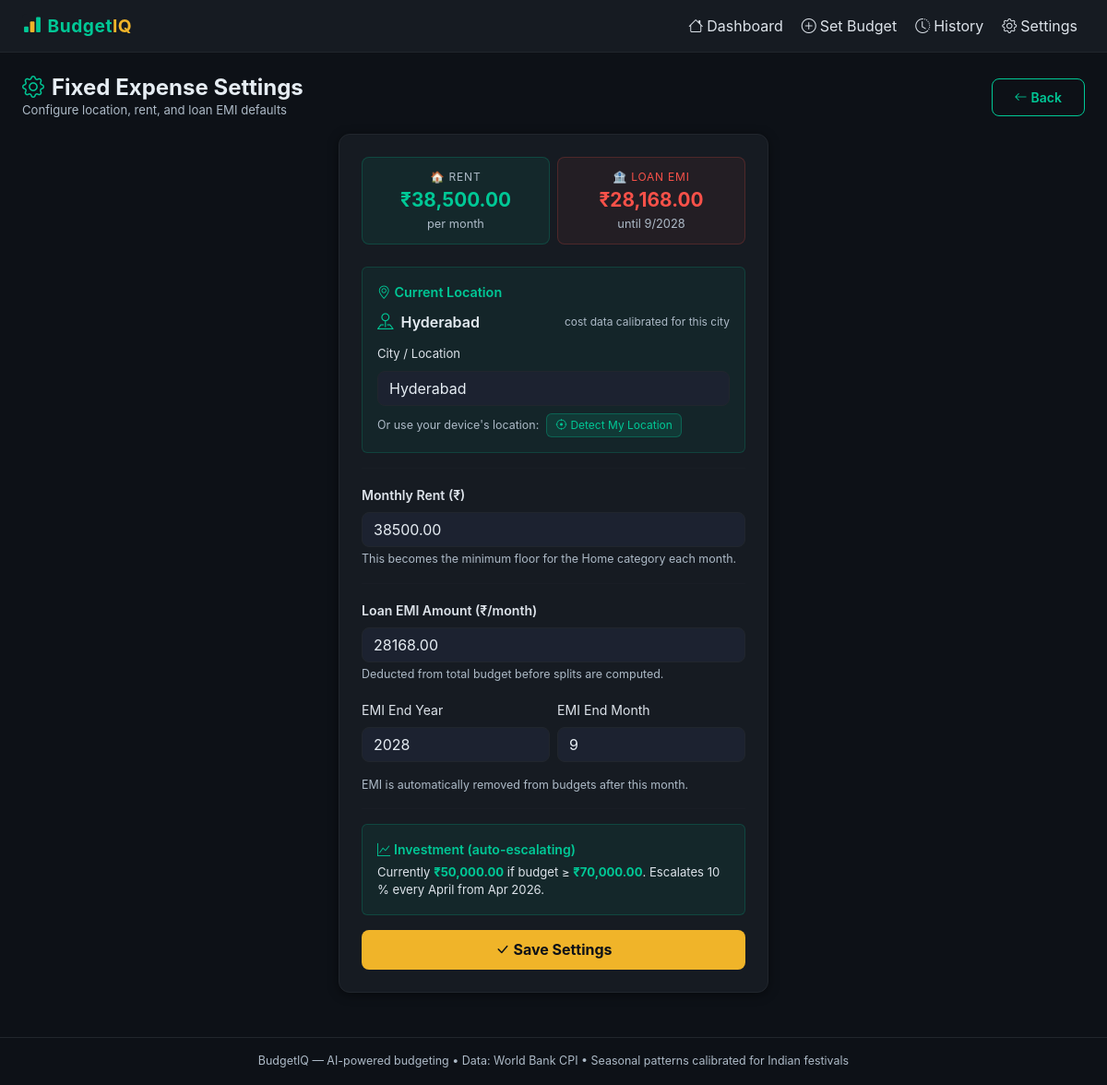
/settings/, run on the app's committed database.
### budget/models.py (models this page shows, shortened)
class AppSettings(models.Model):
    rent_amount    = models.DecimalField(max_digits=10, decimal_places=2, default=38500)
    emi_amount     = models.DecimalField(max_digits=10, decimal_places=2, default=28168)
    emi_end_year   = models.IntegerField(default=2028)
    emi_end_month  = models.IntegerField(default=9)
    location       = models.CharField(max_length=100, default='Hyderabad')
    updated_at     = models.DateTimeField(auto_now=True)
    class Meta:
        verbose_name = 'App Settings'
    @classmethod
    def get(cls):
        obj, _ = cls.objects.get_or_create(pk=1)
        return obj

### budget/views.py (the view)
# urls.py: path('settings/', views.app_settings, name='app_settings'),
def app_settings(request):
    settings = AppSettings.get()
    if request.method == 'POST':
        form = AppSettingsForm(request.POST, instance=settings)
        if form.is_valid():
            form.save()
            messages.success(request, 'Settings saved.')
            return redirect('app_settings')
    else:
        form = AppSettingsForm(instance=settings)
    from .ml_engine import get_investment_parameters
    now = _now_india()
    inv_amt, inv_thresh = get_investment_parameters(now.year, now.month)
    return render(request, 'budget/settings.html', {
        'form': form,
        'settings': settings,
        'location': settings.location,
        'inv_amt': inv_amt,
        'inv_thresh': inv_thresh,
        'supported_cities': SUPPORTED_CITIES,
    })

### budget/ml_engine.py (called while the page is built)
def get_investment_parameters(year: int, month: int) -> tuple[float, float]:
    fy_start = year if month >= 4 else year - 1
    fy_index = max(fy_start - _ESC_FY_START, 0)
    factor   = (1 + _ESC_RATE) ** fy_index
    return round(_BASE_INV_AMOUNT * factor, 2), round(_BASE_INV_THRESH * factor, 2)

### budget/templatetags/budget_filters.py (called while the page is built)
@register.filter
def indian_number(value):
    try:
        d = Decimal(str(value)).quantize(Decimal('0.01'), rounding=ROUND_HALF_UP)
    except Exception:
        return value
    negative = d < 0
    d = abs(d)
    s = str(d)
    integer_str, decimal_str = (s.split('.') + ['00'])[:2]
    decimal_str = decimal_str.ljust(2, '0')[:2]
    if len(integer_str) <= 3:
        formatted = integer_str
    else:
        last3 = integer_str[-3:]
        rest = integer_str[:-3]
        parts = []
        while rest:
            parts.insert(0, rest[-2:] if len(rest) >= 2 else rest)
            rest = rest[:-2]
        formatted = ','.join(parts) + ',' + last3
    return ('-' if negative else '') + formatted + '.' + decimal_str

### budget/views.py (called while the page is built)
def _now_india():
    return timezone.now().astimezone(
        datetime.timezone(datetime.timedelta(hours=5, minutes=30))
    )

### budget/templates/budget/settings.html (shortened to what this page needs)
{% extends "budget/base.html" %}
{% load budget_filters %}
{% block content %}
<div class="row g-3 mb-3 align-items-center">
  <div class="col">
    <h4 class="mb-0 fw-bold">
      <i class="bi bi-gear text-fin me-2"></i>Fixed Expense Settings
    </h4>
    <div class="text-muted" style="font-size:.82rem;">Configure location, rent, and loan EMI defaults</div>
  </div>
  <div class="col-auto">
    <a href="{% url 'dashboard' %}" class="btn btn-fin-outline btn-sm">
      <i class="bi bi-arrow-left me-1"></i>Back
    </a>
  </div>
</div>
<div class="row justify-content-center">
  <div class="col-md-7 col-lg-5">
    <div class="card">
      <div class="card-body p-4">
        <div class="row g-2 mb-4">
          <div class="col-6">
            <div class="stat-pill text-center">
              <div class="label">🏠 Rent</div>
              <div class="value" style="font-size:1.3rem;">₹{{ settings.rent_amount|indian_number }}</div>
              <div class="sub">per month</div>
            </div>
          </div>
          <div class="col-6">
            <div class="stat-pill text-center" style="background:rgba(248,81,73,.06);border-color:rgba(248,81,73,.2);">
              <div class="label" style="color:var(--fin-danger);">🏦 Loan EMI</div>
              <div class="value" style="font-size:1.3rem;color:var(--fin-danger);">₹{{ settings.emi_amount|indian_number }}</div>
              <div class="sub">until {{ settings.emi_end_month }}/{{ settings.emi_end_year }}</div>
            </div>
          </div>
        </div>
        <form method="post">
          <div class="mb-3 p-3 rounded" style="background:rgba(0,200,150,.06);border:1px solid rgba(0,200,150,.18);">
            <div class="fw-semibold mb-2" style="font-size:.9rem;color:var(--fin-primary);">
              <i class="bi bi-geo-alt me-1"></i>Current Location
            </div>
            <div class="d-flex align-items-center gap-2 mb-2">
              <i class="bi bi-pin-map text-fin" style="font-size:1.1rem;flex-shrink:0;"></i>
              <span class="fw-semibold" style="color:var(--fin-text);">{{ settings.location }}</span>
              <span class="ms-auto" style="font-size:.75rem;color:var(--fin-muted);">cost data calibrated for this city</span>
            </div>
            <label class="form-label" style="font-size:.82rem;">{{ form.location.label }}</label>
            {{ form.location }}
            <div class="form-text text-muted mt-2" style="font-size:.78rem;">
              Or use your device's location:
              <button type="button" id="detectLocationBtn" class="btn btn-sm ms-1"
                      style="background:rgba(0,200,150,.12);border:1px solid rgba(0,200,150,.3);color:var(--fin-primary);font-size:.75rem;padding:.2rem .6rem;border-radius:6px;">
                <i class="bi bi-crosshair me-1"></i>Detect My Location
              </button>
            </div>
          </div>
          <hr/>
          <div class="mb-3">
            <label class="form-label fw-semibold">{{ form.rent_amount.label }}</label>
            {{ form.rent_amount }}
            <div class="form-text text-muted" style="font-size:.78rem;">
              This becomes the minimum floor for the Home category each month.
            </div>
          </div>
          <hr/>
          <div class="mb-3">
            <label class="form-label fw-semibold">{{ form.emi_amount.label }}</label>
            {{ form.emi_amount }}
            <div class="form-text text-muted" style="font-size:.78rem;">
              Deducted from total budget before splits are computed.
            </div>
          </div>
          <div class="row g-2 mb-3">
            <div class="col-6">
              <label class="form-label">{{ form.emi_end_year.label }}</label>
              {{ form.emi_end_year }}
            </div>
            <div class="col-6">
              <label class="form-label">{{ form.emi_end_month.label }}</label>
              {{ form.emi_end_month }}
            </div>
          </div>
          <div class="form-text text-muted mb-3" style="font-size:.78rem;">
            EMI is automatically removed from budgets after this month.
          </div>
          <hr/>
          <div class="mb-3 p-3 rounded" style="background:rgba(0,200,150,.07);border:1px solid rgba(0,200,150,.2);">
            <div class="fw-semibold text-fin mb-1" style="font-size:.88rem;">
              <i class="bi bi-graph-up me-1"></i>Investment (auto-escalating)
            </div>
            <div style="font-size:.82rem;color:var(--fin-text-soft);">
              Currently <strong class="text-fin">₹{{ inv_amt|indian_number }}</strong>
              if budget ≥ <strong class="text-fin">₹{{ inv_thresh|indian_number }}</strong>.
              Escalates 10 % every April from Apr 2026.
            </div>
          </div>
          <button type="submit" class="btn btn-gold w-100">
            <i class="bi bi-check-lg me-1"></i>Save Settings
          </button>
        </form>
      </div>
    </div>
  </div>
</div>
{% endblock %}

### budget/templates/budget/base.html (shortened to what this page needs)
{% load static %}
<!DOCTYPE html>
<html lang="en">
<head>
  <link href="https://cdn.jsdelivr.net/npm/bootstrap@5.3.3/dist/css/bootstrap.min.css" rel="stylesheet"/>
  <link href="https://cdn.jsdelivr.net/npm/bootstrap-icons@1.11.3/font/bootstrap-icons.min.css" rel="stylesheet"/>
</head>
<body>
<nav class="navbar navbar-expand-lg">
  <div class="container-fluid px-4">
    <a class="navbar-brand" href="{% url 'dashboard' %}">
      <img src="{% static 'budget/favicon.svg' %}" alt="" width="22" height="22"
           style="vertical-align:-.15em;margin-right:.35rem;">Budget<span>IQ</span>
    </a>
    <div class="collapse navbar-collapse" id="navMenu">
      <ul class="navbar-nav ms-auto gap-1">
        <li class="nav-item">
          <a class="nav-link {% block nav_dashboard %}{% endblock %}" href="{% url 'dashboard' %}">
            <i class="bi bi-house me-1"></i>Dashboard
          </a>
        </li>
        <li class="nav-item">
          <a class="nav-link {% block nav_set %}{% endblock %}" href="{% url 'set_budget' %}">
            <i class="bi bi-plus-circle me-1"></i>Set Budget
          </a>
        </li>
        <li class="nav-item">
          <a class="nav-link {% block nav_history %}{% endblock %}" href="{% url 'history' %}">
            <i class="bi bi-clock-history me-1"></i>History
          </a>
        </li>
        <li class="nav-item">
          <a class="nav-link {% block nav_settings %}{% endblock %}" href="{% url 'app_settings' %}">
            <i class="bi bi-gear me-1"></i>Settings
          </a>
        </li>
      </ul>
    </div>
  </div>
</nav>
<div class="container-fluid px-4 py-4">
  {% block content %}{% endblock %}
</div>
<footer class="text-center py-3 mt-4" style="color:var(--fin-muted); font-size:.78rem; border-top:1px solid var(--fin-border);">
  BudgetIQ &mdash; AI-powered budgeting &bull; Data: World Bank CPI &bull; Seasonal patterns calibrated for Indian festivals
</footer>
</body>
</html>

### budget/templates/budget/base.html (style rules this page uses)
:root { --fin-bg: #0d1117; --fin-surface: #161b22; --fin-border: #21262d; --fin-primary: #00c896; --fin-gold: #f0b429; --fin-muted: #adbac7; --fin-text: #e6edf3; --fin-text-soft: #dde3ea; --fin-danger: #f85149; --fin-card-shadow: 0 2px 12px rgba(0,0,0,.45); }
body { background: var(--fin-bg); color: var(--fin-text); font-family: 'Inter', system-ui, sans-serif; min-height: 100vh; }
.navbar { background: var(--fin-surface) !important; border-bottom: 1px solid var(--fin-border); }
.navbar-brand { font-weight: 700; font-size: 1.2rem; color: var(--fin-primary) !important; letter-spacing: .5px; }
.navbar-brand span { color: var(--fin-gold); }
.nav-link { color: var(--fin-text-soft) !important; }
.card { background: var(--fin-surface); border: 1px solid var(--fin-border); border-radius: 12px; box-shadow: var(--fin-card-shadow); }
.stat-pill { background: rgba(0,200,150,.08); border: 1px solid rgba(0,200,150,.2); border-radius: 8px; padding: .75rem 1.25rem; }
.stat-pill .label { font-size: .75rem; color: var(--fin-muted); text-transform: uppercase; letter-spacing: .8px; }
.stat-pill .value { font-size: 1.6rem; font-weight: 700; color: var(--fin-primary); }
.stat-pill .sub { font-size: .8rem; color: var(--fin-muted); }
.btn-fin-outline { background: transparent; border: 1px solid var(--fin-primary); color: var(--fin-primary); font-weight: 600; border-radius: 8px; padding: .55rem 1.5rem; }
.btn-gold { background: var(--fin-gold); border: none; color: #0d1117; font-weight: 700; border-radius: 8px; padding: .6rem 1.8rem; }
.form-control, .form-select { background: #1c2230; border: 1px solid var(--fin-border); color: var(--fin-text); border-radius: 8px; }
.form-label { color: var(--fin-text-soft); font-size: .88rem; }
hr { border-color: var(--fin-border); }
.text-fin { color: var(--fin-primary) !important; }
.text-muted { color: var(--fin-muted) !important; }
a { color: var(--fin-primary); }

### data on the page
AppSettings: rent_amount|indian_number "38,500.00", emi_amount|indian_number "28,168.00", emi_end_month "9", emi_end_year "2028", location "Hyderabad", rent_amount "38500.00", emi_amount "28168.00"

### other printed values
{{ inv_amt|indian_number }} "50,000.00"
{{ inv_thresh|indian_number }} "70,000.00"
